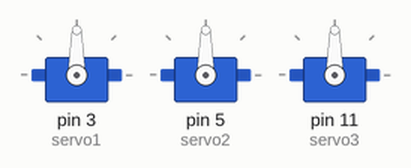
The sketch below on a simulated Arduino Uno, built with avr-gcc and run on an emulated ATmega328P. On the bench: 3 × servo. Random numbers use the default seed unless the sketch sets one.

Above: at 0.1 s.
At 1.1 s:
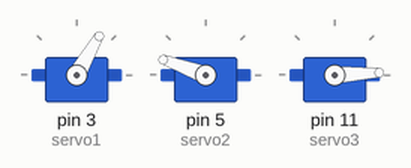
At 10.6 s:
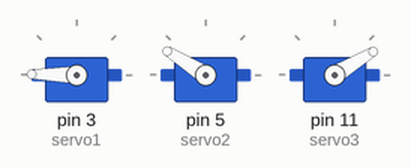
At 20.1 s:
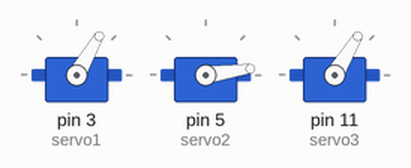
At 29.6 s:
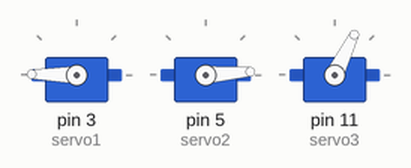
At 39.1 s:
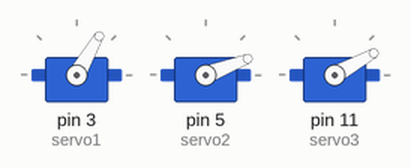
Timing chart, 0 to 40.0 s (numbered marks = the images above):
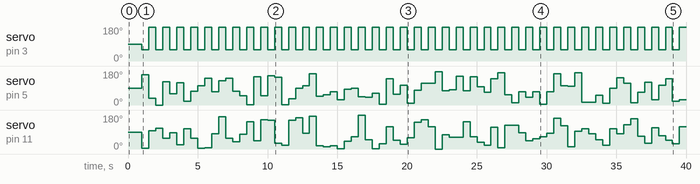

The sketch:

motorTestB4Fan.ino
```cpp
/*
 2015/8/26
 Tadanori Matsui

シリアルモニタに入力した数字をサーボモータに書き込むプログラム
*/

#include <Servo.h>

Servo servo1;
Servo servo2;
Servo servo3;
void setup()
{
  Serial.begin(9600);
  servo1.attach(3);
  servo1.write(90);
  servo2.attach(5);
  servo2.write(90);
  servo3.attach(11);
  servo3.write(90);
  delay(1000);
}

void loop()
{
  servo1.write(60);
  servo2.write(random(0, 179));
  servo3.write(random(0, 179));
  delay(500);
  servo1.write(179);
  servo2.write(random(0, 179));
  servo3.write(random(0, 179));
  delay(500);
}
```

Measured:
- by itself, servo on pin 3 (servo1): alternates 179° for 0.50 s and 60° for 0.50 s
- by itself, servo on pin 5 (servo2): 90° → 160° at 1.0 s, → 37° 0.50 s later, → 0° 0.50 s later, → 123° 0.50 s later, … (77 changes in this stretch)
- by itself, servo on pin 11 (servo3): 90° → 3° at 1.0 s, → 96° 0.50 s later, → 110° 0.50 s later, → 56° 0.50 s later, … (76 changes in this stretch)
